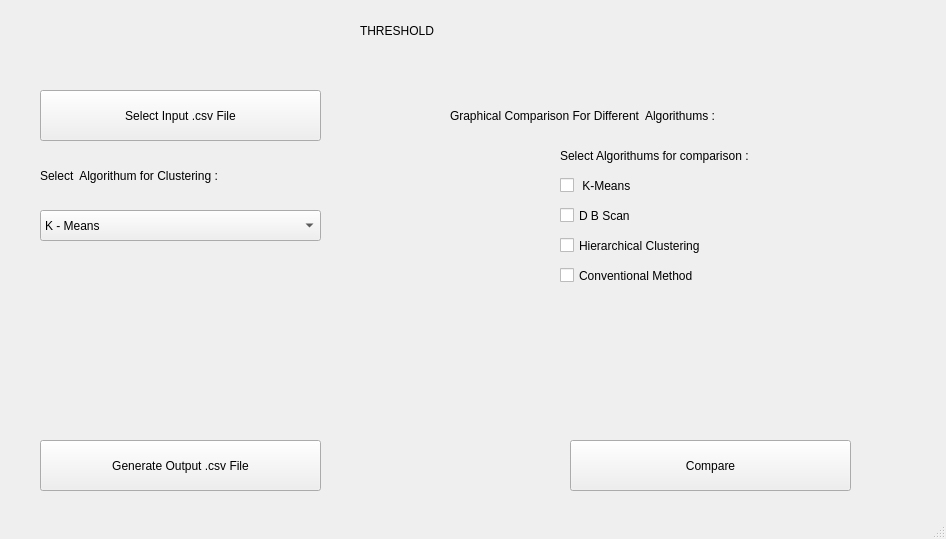
<?xml version="1.0" encoding="UTF-8"?>
<ui version="4.0">
 <class>MainWindow</class>
 <widget class="QMainWindow" name="MainWindow">
  <property name="geometry">
   <rect>
    <x>0</x>
    <y>0</y>
    <width>946</width>
    <height>539</height>
   </rect>
  </property>
  <property name="windowTitle">
   <string>MainWindow</string>
  </property>
  <widget class="QWidget" name="centralwidget">
   <widget class="QPushButton" name="pushButton">
    <property name="geometry">
     <rect>
      <x>40</x>
      <y>90</y>
      <width>281</width>
      <height>51</height>
     </rect>
    </property>
    <property name="styleSheet">
     <string notr="true">font: 87 14pt &quot;Outfit Black&quot;;</string>
    </property>
    <property name="text">
     <string>Select Input .csv File</string>
    </property>
   </widget>
   <widget class="QCheckBox" name="checkBox_2">
    <property name="geometry">
     <rect>
      <x>560</x>
      <y>170</y>
      <width>261</width>
      <height>31</height>
     </rect>
    </property>
    <property name="styleSheet">
     <string notr="true">font: 87 12pt &quot;Outfit Black&quot;;</string>
    </property>
    <property name="text">
     <string> K-Means</string>
    </property>
   </widget>
   <widget class="QComboBox" name="comboBox">
    <property name="geometry">
     <rect>
      <x>40</x>
      <y>210</y>
      <width>281</width>
      <height>31</height>
     </rect>
    </property>
    <property name="styleSheet">
     <string notr="true">font: 87 10pt &quot;Outfit Black&quot;;</string>
    </property>
    <item>
     <property name="text">
      <string>K - Means</string>
     </property>
    </item>
    <item>
     <property name="text">
      <string>DB Scan</string>
     </property>
    </item>
    <item>
     <property name="text">
      <string>Hierarchical Clustering</string>
     </property>
    </item>
    <item>
     <property name="text">
      <string>Conventional Method</string>
     </property>
    </item>
   </widget>
   <widget class="QLabel" name="label">
    <property name="geometry">
     <rect>
      <x>40</x>
      <y>160</y>
      <width>291</width>
      <height>31</height>
     </rect>
    </property>
    <property name="styleSheet">
     <string notr="true">font: 87 12pt &quot;Outfit Black&quot;;</string>
    </property>
    <property name="text">
     <string>Select  Algorithum for Clustering :</string>
    </property>
   </widget>
   <widget class="QPushButton" name="pushButton_2">
    <property name="geometry">
     <rect>
      <x>40</x>
      <y>440</y>
      <width>281</width>
      <height>51</height>
     </rect>
    </property>
    <property name="styleSheet">
     <string notr="true">font: 87 14pt &quot;Outfit Black&quot;;</string>
    </property>
    <property name="text">
     <string>Generate Output .csv File</string>
    </property>
   </widget>
   <widget class="QLabel" name="label_2">
    <property name="geometry">
     <rect>
      <x>360</x>
      <y>10</y>
      <width>231</width>
      <height>41</height>
     </rect>
    </property>
    <property name="styleSheet">
     <string notr="true">font: 87 26pt &quot;Outfit Black&quot;;
</string>
    </property>
    <property name="text">
     <string>THRESHOLD</string>
    </property>
   </widget>
   <widget class="QLabel" name="label_3">
    <property name="geometry">
     <rect>
      <x>450</x>
      <y>100</y>
      <width>501</width>
      <height>31</height>
     </rect>
    </property>
    <property name="styleSheet">
     <string notr="true">font: 87 14pt &quot;Outfit Black&quot;;</string>
    </property>
    <property name="text">
     <string>Graphical Comparison For Different  Algorithums :</string>
    </property>
   </widget>
   <widget class="QLabel" name="label_4">
    <property name="geometry">
     <rect>
      <x>560</x>
      <y>140</y>
      <width>421</width>
      <height>31</height>
     </rect>
    </property>
    <property name="styleSheet">
     <string notr="true">font: 87 12pt &quot;Outfit Black&quot;;</string>
    </property>
    <property name="text">
     <string>Select Algorithums for comparison :</string>
    </property>
   </widget>
   <widget class="QCheckBox" name="checkBox_3">
    <property name="geometry">
     <rect>
      <x>560</x>
      <y>200</y>
      <width>261</width>
      <height>31</height>
     </rect>
    </property>
    <property name="styleSheet">
     <string notr="true">font: 87 12pt &quot;Outfit Black&quot;;</string>
    </property>
    <property name="text">
     <string>D B Scan</string>
    </property>
   </widget>
   <widget class="QCheckBox" name="checkBox_4">
    <property name="geometry">
     <rect>
      <x>560</x>
      <y>230</y>
      <width>261</width>
      <height>31</height>
     </rect>
    </property>
    <property name="styleSheet">
     <string notr="true">font: 87 12pt &quot;Outfit Black&quot;;</string>
    </property>
    <property name="text">
     <string>Hierarchical Clustering</string>
    </property>
   </widget>
   <widget class="QPushButton" name="pushButton_3">
    <property name="geometry">
     <rect>
      <x>570</x>
      <y>440</y>
      <width>281</width>
      <height>51</height>
     </rect>
    </property>
    <property name="styleSheet">
     <string notr="true">font: 87 14pt &quot;Outfit Black&quot;;</string>
    </property>
    <property name="text">
     <string>Compare</string>
    </property>
   </widget>
   <widget class="QCheckBox" name="checkBox_5">
    <property name="geometry">
     <rect>
      <x>560</x>
      <y>260</y>
      <width>261</width>
      <height>31</height>
     </rect>
    </property>
    <property name="styleSheet">
     <string notr="true">font: 87 12pt &quot;Outfit Black&quot;;</string>
    </property>
    <property name="text">
     <string>Conventional Method</string>
    </property>
   </widget>
   <widget class="QWidget" name="widget" native="true">
    <property name="geometry">
     <rect>
      <x>39</x>
      <y>259</y>
      <width>281</width>
      <height>171</height>
     </rect>
    </property>
   </widget>
  </widget>
  <widget class="QMenuBar" name="menubar">
   <property name="geometry">
    <rect>
     <x>0</x>
     <y>0</y>
     <width>946</width>
     <height>21</height>
    </rect>
   </property>
  </widget>
  <widget class="QStatusBar" name="statusbar"/>
 </widget>
 <resources/>
 <connections/>
</ui>
